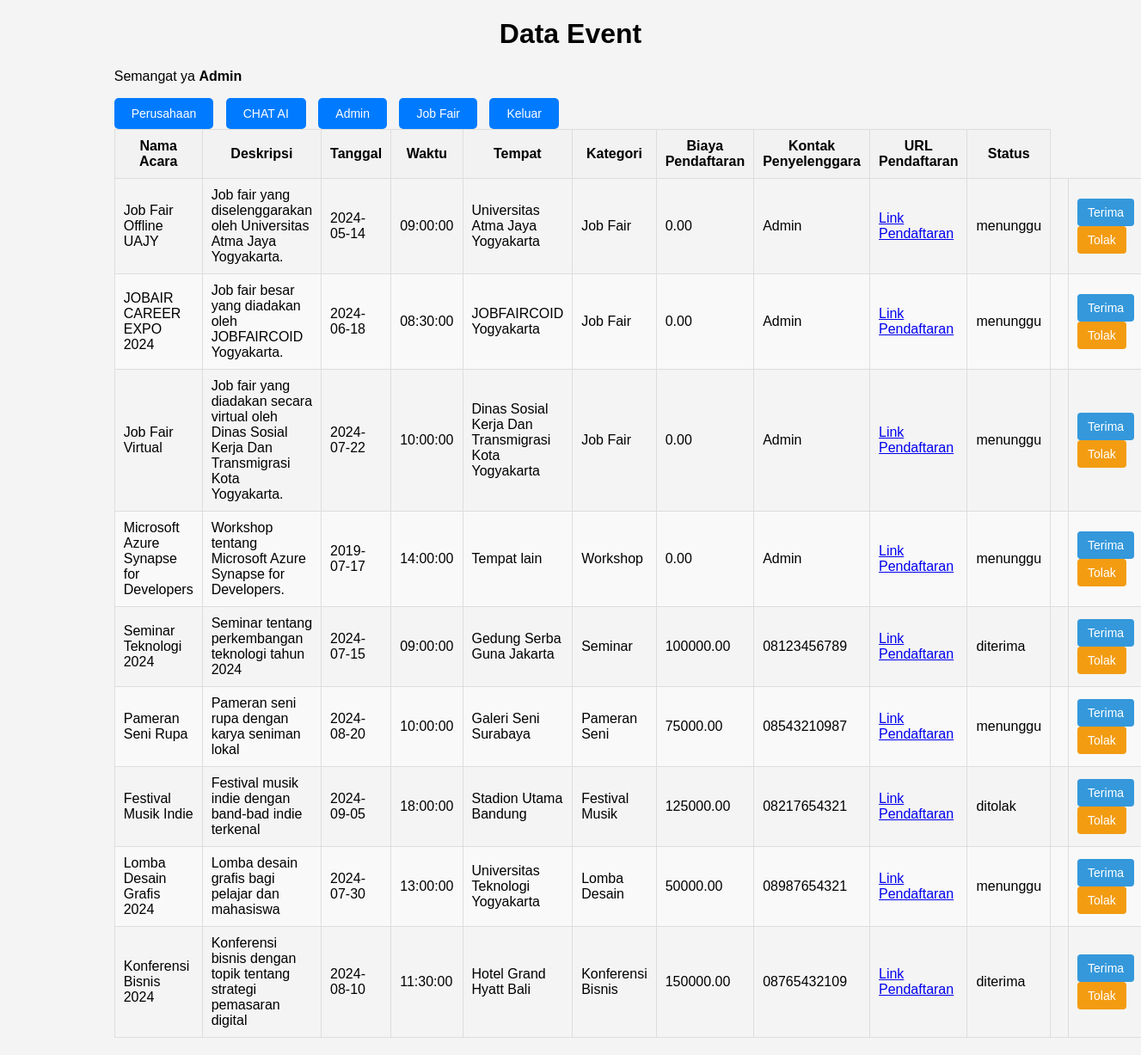
The page /php/Admin/dataEvent.php (signed in) on the database its author committed.
### tables this page shows
CREATE TABLE `event` (
  `id` int(11) NOT NULL,
  `nama_acara` varchar(255) NOT NULL,
  `deskripsi_acara` text NOT NULL,
  `tanggal_acara` date NOT NULL,
  `waktu_acara` time NOT NULL,
  `tempat_acara` varchar(255) NOT NULL,
  `kategori_acara` varchar(255) NOT NULL,
  `biaya_pendaftaran` decimal(10,2) NOT NULL,
  `kontak_penyelenggara` varchar(255) NOT NULL,
  `url_pendaftaran` varchar(255) NOT NULL,
  `Instruksi_tambahan` varchar(255) NOT NULL,
  `foto_poster` varchar(255) NOT NULL,
  `status` enum('menunggu','ditolak','diterima') DEFAULT 'menunggu'
);

### php/Admin/dataEvent.php (the view, shortened to what this page needs)
<?php
include "koneksi.php";
$sql = "SELECT id, nama_acara, deskripsi_acara, tanggal_acara, waktu_acara, tempat_acara, kategori_acara, biaya_pendaftaran, kontak_penyelenggara, url_pendaftaran, status FROM event";
$result = $koneksi->query($sql);
?>
<!DOCTYPE html>
<html lang="en">
<head>
    <link rel="stylesheet" href="css/StDataEvent.css">
</head>
<body>
    <div class="container mt-4">
    <header>
            <h1>Data Event</h1>
        </header>
        <section>
            <p>Semangat ya <strong>Admin</strong></p>
            <div class="navigation">
                <a class="btn btn-primary" href="dataPerusahaan.php">Perusahaan</a>
                <a class="btn btn-primary" href="dataAI.php">CHAT AI</a>
                <a class="btn btn-primary" href="dataAdmin.php">Admin</a>
                <a class="btn btn-primary" href="dataEvent.php">Job Fair</a>
                <a class="btn btn-danger" href="logout.php">Keluar</a>
            </div>
            <table class="table table-bordered">
                <thead>
                    <tr>
                        <th>Nama Acara</th>
                        <th>Deskripsi</th>
                        <th>Tanggal</th>
                        <th>Waktu</th>
                        <th>Tempat</th>
                        <th>Kategori</th>
                        <th>Biaya Pendaftaran</th>
                        <th>Kontak Penyelenggara</th>
                        <th>URL Pendaftaran</th>
                        <th>Status</th>
                    </tr>
                </thead>
                <tbody>
                    <?php while ($row = $result->fetch_assoc()) : ?>
                        <tr>
                            <td><?php echo htmlspecialchars($row['nama_acara']); ?></td>
                            <td><?php echo htmlspecialchars($row['deskripsi_acara']); ?></td>
                            <td><?php echo htmlspecialchars($row['tanggal_acara']); ?></td>
                            <td><?php echo htmlspecialchars($row['waktu_acara']); ?></td>
                            <td><?php echo htmlspecialchars($row['tempat_acara']); ?></td>
                            <td><?php echo htmlspecialchars($row['kategori_acara']); ?></td>
                            <td><?php echo htmlspecialchars($row['biaya_pendaftaran']); ?></td>
                            <td><?php echo htmlspecialchars($row['kontak_penyelenggara']); ?></td>
                            <td><a href="<?php echo htmlspecialchars($row['url_pendaftaran']); ?>" target="_blank">Link Pendaftaran</a></td>
                            <td><?php echo htmlspecialchars($row['status']); ?></td>
                            <td>
                            </td>
                            <td>
                                <button class="btn btn-info" onclick="updateStatus('<?php echo $row['id']; ?>', 'diterima')">Terima</button>
                                <button class="btn btn-warning" onclick="updateStatus('<?php echo $row['id']; ?>', 'ditolak')">Tolak</button>
                            </td>
                        </tr>
                    <?php endwhile; ?>
                </tbody>
            </table>
        </section>
    </div>
</body>
</html>

### php/Admin/css/StDataEvent.css (style rules this page uses)
body { font-family: Arial, sans-serif; background-color: #f4f4f4; margin: 0; padding: 0; }
.container { width: 80%; margin: auto; }
header { text-align: center; margin-bottom: 20px; }
table { width: 100%; border-collapse: collapse; margin-bottom: 20px; }
table th, table td { padding: 10px; text-align: left; border: 1px solid #ddd; }
table th { background-color: #f2f2f2; font-weight: bold; text-align: center; }
tbody tr:nth-child(even) { background-color: #f9f9f9; }
.btn { padding: 8px 12px; cursor: pointer; border: none; border-radius: 4px; color: #fff; font-size: 14px; }
.btn-info { background-color: #3498db; }
.btn-warning { background-color: #f39c12; }
.navigation a.btn { display: inline-block; padding: 10px 20px; margin-right: 10px; background-color: #007bff; color: #fff; text-decoration: none; border-radius: 5px; transition: transform 0.3s ease-out; }

### rows shown on the page
event: nama_acara "Job Fair Offline UAJY", deskripsi_acara "Job fair yang diselenggarakan oleh Universitas Atma Jaya Yogyakarta.", tanggal_acara "2024-05-14", waktu_acara "09:00:00", tempat_acara "Universitas Atma Jaya Yogyakarta", kategori_acara "Job Fair", biaya_pendaftaran "0.00", kontak_penyelenggara "Admin", status "menunggu"
event: nama_acara "JOBAIR CAREER EXPO 2024", deskripsi_acara "Job fair besar yang diadakan oleh JOBFAIRCOID Yogyakarta.", tanggal_acara "2024-06-18", waktu_acara "08:30:00", tempat_acara "JOBFAIRCOID Yogyakarta", kategori_acara "Job Fair", biaya_pendaftaran "0.00", kontak_penyelenggara "Admin", status "menunggu"
event: nama_acara "Job Fair Virtual", deskripsi_acara "Job fair yang diadakan secara virtual oleh Dinas Sosial Kerja Dan Transmigrasi Kota Yogyakarta.", tanggal_acara "2024-07-22", waktu_acara "10:00:00", tempat_acara "Dinas Sosial Kerja Dan Transmigrasi Kota Yogyakarta", kategori_acara "Job Fair", biaya_pendaftaran "0.00", kontak_penyelenggara "Admin", status "menunggu"
event: nama_acara "Microsoft Azure Synapse for Developers", deskripsi_acara "Workshop tentang Microsoft Azure Synapse for Developers.", tanggal_acara "2019-07-17", waktu_acara "14:00:00", tempat_acara "Tempat lain", kategori_acara "Workshop", biaya_pendaftaran "0.00", kontak_penyelenggara "Admin", status "menunggu"
event: nama_acara "Seminar Teknologi 2024", deskripsi_acara "Seminar tentang perkembangan teknologi tahun 2024", tanggal_acara "2024-07-15", waktu_acara "09:00:00", tempat_acara "Gedung Serba Guna Jakarta", kategori_acara "Seminar", biaya_pendaftaran "100000.00", kontak_penyelenggara "08123456789", status "diterima"
event: nama_acara "Pameran Seni Rupa", deskripsi_acara "Pameran seni rupa dengan karya seniman lokal", tanggal_acara "2024-08-20", waktu_acara "10:00:00", tempat_acara "Galeri Seni Surabaya", kategori_acara "Pameran Seni", biaya_pendaftaran "75000.00", kontak_penyelenggara "08543210987", status "menunggu"
event: nama_acara "Festival Musik Indie", deskripsi_acara "Festival musik indie dengan band-bad indie terkenal", tanggal_acara "2024-09-05", waktu_acara "18:00:00", tempat_acara "Stadion Utama Bandung", kategori_acara "Festival Musik", biaya_pendaftaran "125000.00", kontak_penyelenggara "08217654321", status "ditolak"
event: nama_acara "Lomba Desain Grafis 2024", deskripsi_acara "Lomba desain grafis bagi pelajar dan mahasiswa", tanggal_acara "2024-07-30", waktu_acara "13:00:00", tempat_acara "Universitas Teknologi Yogyakarta", kategori_acara "Lomba Desain", biaya_pendaftaran "50000.00", kontak_penyelenggara "08987654321", status "menunggu"
event: nama_acara "Konferensi Bisnis 2024", deskripsi_acara "Konferensi bisnis dengan topik tentang strategi pemasaran digital", tanggal_acara "2024-08-10", waktu_acara "11:30:00", tempat_acara "Hotel Grand Hyatt Bali", kategori_acara "Konferensi Bisnis", biaya_pendaftaran "150000.00", kontak_penyelenggara "08765432109", status "diterima"
